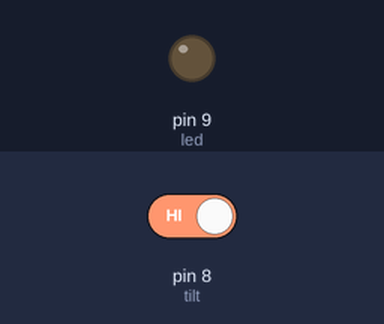
A sketch run on a simulated Arduino Uno, built with avr-gcc and run on an emulated ATmega328P. Shown: output pins drawn as LEDs (lit = HIGH). Inputs (shaded band) come from the test bench; at power-on: pin 8 (tilt) HIGH.

Above: at 1.2 s.
1.3 s: pin 8 (tilt) driven LOW
At 1.9 s:
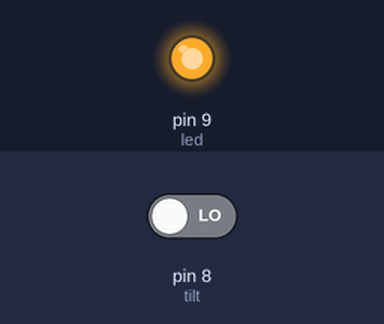
2.8 s: pin 8 (tilt) driven HIGH
At 3.1 s:
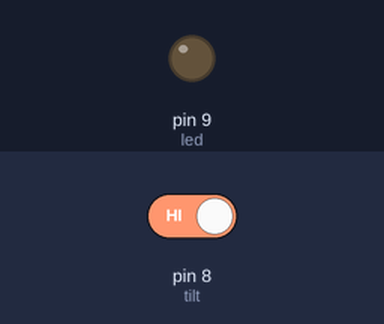
Timing chart, 0 to 5.8 s (numbered marks = the images above; inputs shaded):
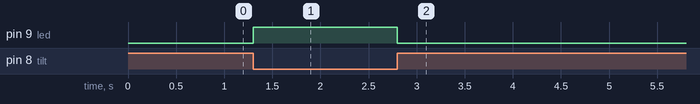

Measured:
- after the input at 1.3 s, pin 9 (led): LOW → HIGH at once
- after the input at 2.8 s, pin 9 (led): HIGH → LOW at once

The sketch:

sketch_mar19a_project_11.ino
```cpp
int tilt = 8;
int led = 9;
void setup()
{
pinMode(tilt, INPUT_PULLUP);  // Use internal pull-up
pinMode(led, OUTPUT);
}
void loop()
{
if (digitalRead(tilt) == LOW)
{
digitalWrite(led, HIGH);
}
else {
digitalWrite(led, LOW);
}
} 
```
